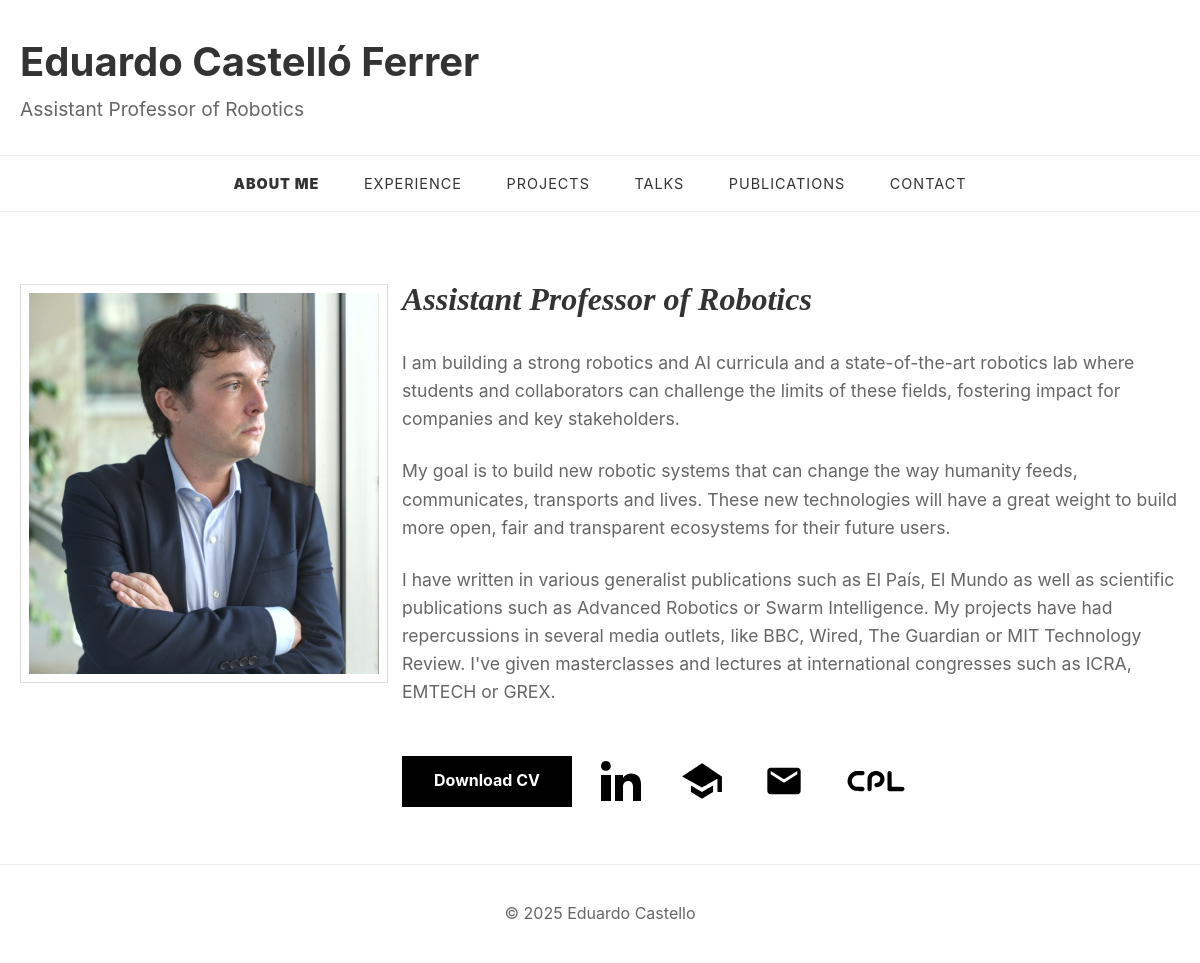
The page / on the database its author committed.
### main/models.py (models this page shows, shortened)
class SiteSettings(models.Model):
    title = models.CharField(('Site Title'), max_length=200, default='Eduardo Castello')
    subtitle = models.CharField(('Subtitle'), max_length=200, default='Postdoctoral research fellow at MIT')
    class Meta:
        verbose_name = ('Site Settings')
        verbose_name_plural = ('Site Settings')
    @classmethod
    def get_settings(cls):
        return cls.objects.first() or cls.objects.create()

class IntroText(models.Model):
    text = models.TextField()
    cv_file = models.FileField(upload_to='cv/', blank=True, null=True)
    linkedin_url = models.URLField(blank=True, null=True)
    scholar_url = models.URLField(blank=True, null=True)
    email = models.EmailField(blank=True, null=True)
    cyphy_url = models.URLField(blank=True, null=True)

### main/views.py (the view)
# urls.py: path('', views.about, name='about'),
def about(request):
    intro_text = IntroText.objects.first()  # This already works as is
    return render(request, 'main/about.html', {'intro_text': intro_text})

### main/context_processors.py (called while the page is built)
def site_settings(request):
    return {
        'site_settings': SiteSettings.get_settings()
    }

### main/templatetags/markdown_extras.py (called while the page is built)
@register.filter()
@stringfilter
def markdown(value):
    return md.markdown(value)

### main/templates/main/about.html (shortened to what this page needs)
{% extends 'base.html' %}
{% load static %}
{% load markdown_extras %}
{% block extra_css %}
    <link rel="stylesheet" href="{% static 'css/about.css' %}">
{% endblock %}
{% block content %}
    <div class="about-content">
        <div class="profile-section">
            <div class="profile-image">
                <img src="{% static 'images/Headshot2021.jpg' %}" alt="Profile Photo">
            </div>
            <div class="profile-text">
                {% if intro_text %}
                    {{ intro_text.text|markdown|safe }}
                {% endif %}
                <div class="profile-links">
                    {% if intro_text.cv_file %}
                        <a href="{{ intro_text.cv_file.url }}" class="download-btn" download>Download CV</a>
                    {% else %}
                        <a href="#" class="download-btn">Download CV</a>
                    {% endif %}
                    {% if intro_text.linkedin_url %}
                        <a href="{{ intro_text.linkedin_url }}" class="social-btn" target="_blank">
                            <img src="{% static 'images/linkedinlogo.svg' %}" alt="LinkedIn" style="width: 40px; height: 40px;">
                        </a>
                    {% endif %}
                    {% if intro_text.scholar_url %}
                        <a href="{{ intro_text.scholar_url }}" class="social-btn" target="_blank">
                            <img src="{% static 'images/scholarlogo.svg' %}" alt="Google Scholar" style="width: 40px; height: 40px;">
                        </a>
                    {% endif %}
                    {% if intro_text.email %}
                        <a href="mailto:{{ intro_text.email }}" class="social-btn">
                            <img src="{% static 'images/emaillogo.svg' %}" alt="Email" style="width: 40px; height: 40px;">
                        </a>
                    {% endif %}
                    {% if intro_text.cyphy_url %}
                        <a href="{{ intro_text.cyphy_url }}" class="social-btn" target="_blank">
                            <img src="{% static 'images/cyphylogo.svg' %}" alt="Cyphy" style="width: 60px; height: 60px;">
                        </a>
                    {% endif %}
                </div>
            </div>
        </div>
{% endblock %}

### templates/base.html (shortened to what this page needs)
{% load static %}
<!DOCTYPE html>
<html lang="en">
<head>
    <link rel="stylesheet" href="{% static 'css/base.css' %}">
    {% block extra_css %}{% endblock %}
</head>
<body>
    <header>
        <div class="site-title">
            <div class="title-container">
                <div class="title-text">
                    <h1>{{ site_settings.title }}</h1>
                    <p class="subtitle">{{ site_settings.subtitle }}</p>
                </div>
            </div>
        </div>
    </header>
    <nav class="main-nav">
        <a href="{% url 'about' %}" {% if request.path == '/' %}class="active"{% endif %}>ABOUT ME</a>
        <a href="{% url 'experience' %}" {% if request.path == '/experience/' %}class="active"{% endif %}>EXPERIENCE</a>
        <a href="{% url 'projects' %}" {% if request.path == '/projects/' %}class="active"{% endif %}>PROJECTS</a>
        <a href="{% url 'talks' %}" {% if request.path == '/talks/' %}class="active"{% endif %}>TALKS</a>
        <a href="{% url 'publications' %}" {% if request.path == '/publications/' %}class="active"{% endif %}>PUBLICATIONS</a>
        <a href="{% url 'contact' %}" {% if request.path == '/contact/' %}class="active"{% endif %}>CONTACT</a>
    </nav>
    <main>
        {% block content %}
        {% endblock %}
    </main>
    <footer>
        <p>© {% now "Y" %} Eduardo Castello</p>
    </footer>
</body>
</html>

### static/css/base.css (style rules this page uses)
body { margin: 0; padding: 0; font-family: -apple-system, BlinkMacSystemFont, "Segoe UI", Roboto, Helvetica, Arial, sans-serif; line-height: 1.6; }
.site-title { text-align: left; padding: 30px 20px; max-width: 1200px; margin: 0 auto; position: relative; z-index: 999; }
.site-title h1 { font-size: 2.5rem; margin: 0; color: #333; font-weight: bold; }
.subtitle { color: #666; margin: 0; font-size: 1.2rem; }
.main-nav { width: 100%; background: white; padding: 15px 0; text-align: center; z-index: 1000; border-top: 1px solid #eee; border-bottom: 1px solid #eee; transition: all 0.3s ease; }
.main-nav a { color: #333; text-decoration: none; padding: 0 20px; font-size: 0.9rem; text-transform: uppercase; letter-spacing: 1px; }
main { max-width: 1200px; margin: 40px auto; padding: 0 20px; }
footer { text-align: center; padding: 20px; color: #666; border-top: 1px solid #eee; }
.title-container { display: flex; justify-content: space-between; align-items: center; width: 100%; }
.title-text { flex: 1; }
.main-nav-container, header, .site-header { overflow: visible !important; }
html, body { margin: 0; padding: 0; overflow-x: hidden; }
header { position: relative; width: 100%; }
.active { font-weight: 1000; }

### static/css/about.css (style rules this page uses)
.about-content { max-width: 1200px; margin: 0 auto; }
.profile-section { display: grid; grid-template-columns: 350px 1fr; gap: 2rem; margin-bottom: 2rem; align-items: start; }
.profile-image img { width: 100%; max-width: 350px; height: auto; border: 1px solid #ddd; padding: 0.5rem; background: #fff; margin-top: 2rem; margin-left: 0rem; }
.profile-text { color: #333; }
.profile-text h1 { font-size: 2rem; font-style: italic; color: #333; margin-bottom: 1.5rem; font-weight: bold; font-family: 'Georgia', Times, serif; }
.profile-text p { font-size: 1.1rem; line-height: 1.6; margin-bottom: 1.5rem; color: #666; }
.profile-links { display: flex; align-items: center; gap: 1rem; margin-top: 2rem; }
.download-btn { background-color: #000; color: #fff; display: flex; justify-content: center; align-items: center; text-align: center; padding: 0.8rem 2rem; text-decoration: none; font-weight: bold; transition: background-color 0.3s; max-height: 40px; }
.social-btn { background-color: #fff; padding: 0.8rem; display: inline-flex; align-items: center; justify-content: center; }

### rows shown on the page
SiteSettings: title "Eduardo Castelló Ferrer", subtitle "Assistant Professor of Robotics"
IntroText: text "Assistant Professor of Robotics I am building a strong robotics and AI curricula and a state-of-the-art robotics lab where students and collaborators can challenge the limits of these fields, fostering impact for companies and key stakeholders. My goal is to build new robotic systems that can change the way humanity feeds, communicates, transports and lives. These new technologies will have a great weight to build more open, fair and transparent ecosystems for their future users. I have written in various generalist publications such as El País, El Mundo as well as scientific publications such as Advanced Robotics or Swarm Intelligence. My projects have had repercussions in several media…"
